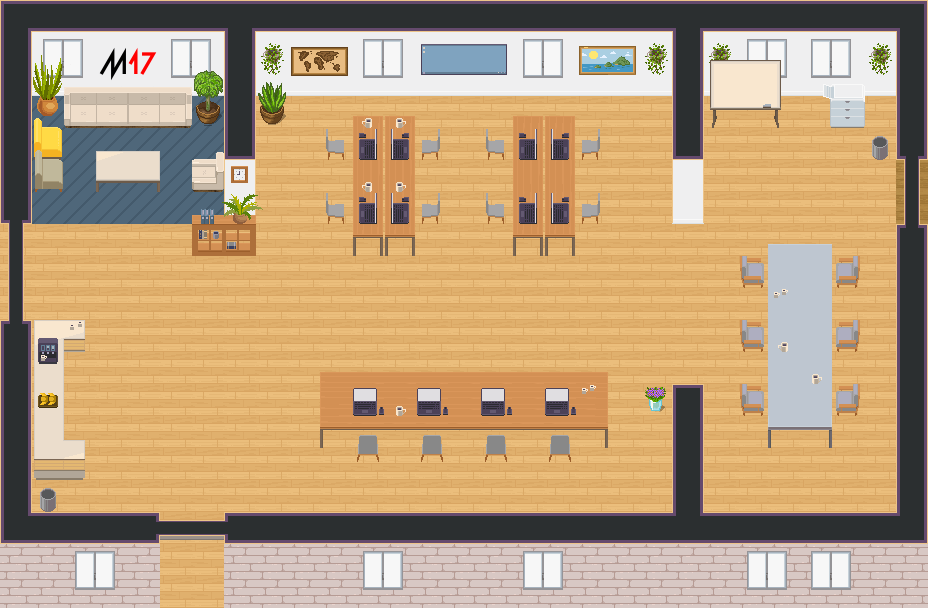

Tiled map render using the project's own tile images. Description and the map definition, with tile-layer contents summarised, below:
An orthogonal 29x19 tile map with 32x32 px tiles, 17 tile layers (start, quietRoom, outside, lunchRoom, ...), 8 tilesets.

<map version="1.8" tiledversion="1.8.2" orientation="orthogonal" renderorder="right-down" width="29" height="19" tilewidth="32" tileheight="32" infinite="0" nextlayerid="19" nextobjectid="1">
 <editorsettings>
  <export target="../../map.json" format="json" />
 </editorsettings>
 <properties>
  <property name="script" value="https://unpkg.com/@workadventure/scripting-api-extra@^1/dist/bundle.js" />
  <property name="tutorial" type="bool" value="true" />
 </properties>
 <tileset firstgid="1" name="Room_Builder" tilewidth="32" tileheight="32" tilecount="1000" columns="25">
  <image source="WA_Room_Builder.png" trans="ffffff" width="800" height="1280" />
 </tileset>
 <tileset firstgid="1001" name="m17_64" tilewidth="32" tileheight="32" tilecount="4" columns="2">
  <image source="m17_64.png" trans="ffffff" width="64" height="64" />
 </tileset>
 <tileset firstgid="1005" name="Special_Zones" tilewidth="32" tileheight="32" tilecount="12" columns="6">
  <image source="WA_Special_Zones.png" trans="ffffff" width="192" height="64" />
  <tile id="2">
   <properties>
    <property name="collides" type="bool" value="true" />
   </properties>
  </tile>
 </tileset>
 <tileset firstgid="1017" name="Seats" tilewidth="32" tileheight="32" tilecount="182" columns="13">
  <image source="WA_Seats.png" trans="ffffff" width="416" height="448" />
 </tileset>
 <tileset firstgid="1199" name="Decoration" tilewidth="32" tileheight="32" tilecount="96" columns="12">
  <image source="WA_Decoration.png" trans="ffffff" width="384" height="256" />
 </tileset>
 <tileset firstgid="1295" name="Tables" tilewidth="32" tileheight="32" tilecount="270" columns="10">
  <image source="WA_Tables.png" trans="ffffff" width="320" height="864" />
 </tileset>
 <tileset firstgid="1565" name="Other_Furniture" tilewidth="32" tileheight="32" tilecount="156" columns="12">
  <image source="WA_Other_Furniture.png" trans="ffffff" width="384" height="416" />
 </tileset>
 <tileset firstgid="1721" name="Miscellaneous" tilewidth="32" tileheight="32" tilecount="110" columns="10">
  <image source="WA_Miscellaneous.png" trans="ffffff" width="320" height="352" />
 </tileset>
 <layer id="9" name="start" width="29" height="19">
  <data>[551 cells, 9 non-empty, 1 distinct tile ids]</data>
 </layer>
 <layer id="18" name="quietRoom" width="29" height="19">
  <properties>
   <property name="exitUrl" value="https://play.wa.m17.link/_/global/m17-project.github.io/m17-wa/quietRoom.json" />
  </properties>
  <data>[551 cells, 2 non-empty, 1 distinct tile ids]</data>
 </layer>
 <layer id="14" name="outside" width="29" height="19">
  <properties>
   <property name="exitUrl" value="https://play.wa.m17.link/_/global/m17-project.github.io/m17-wa/outside.json" />
  </properties>
  <data>[551 cells, 2 non-empty, 1 distinct tile ids]</data>
 </layer>
 <layer id="13" name="lunchRoom" width="29" height="19">
  <properties>
   <property name="exitUrl" value="https://play.wa.m17.link/_/global/m17-project.github.io/m17-wa/lunchRoom.json" />
  </properties>
  <data>[551 cells, 3 non-empty, 1 distinct tile ids]</data>
 </layer>
 <layer id="8" name="collisions" width="29" height="19">
  <data>[551 cells, 270 non-empty, 1 distinct tile ids]</data>
 </layer>
 <layer id="15" name="m17Refl" width="29" height="19">
  <properties>
   <property name="openWebsite" value="https://ref.m17.link" />
   <property name="openWebsiteTrigger" value="onaction" />
   <property name="openWebsiteTriggerMessage" value="Press SPACE to open the M17 Reflector Dashboard" />
  </properties>
  <data>[551 cells, 2 non-empty, 1 distinct tile ids]</data>
 </layer>
 <layer id="16" name="m17Website" width="29" height="19">
  <properties>
   <property name="openWebsite" value="https://m17project.org" />
   <property name="openWebsiteTrigger" value="onaction" />
   <property name="openWebsiteTriggerMessage" value="Press SPACE to open the M17 Website" />
  </properties>
  <data>[551 cells, 2 non-empty, 1 distinct tile ids]</data>
 </layer>
 <layer id="11" name="jitsiChill" width="29" height="19">
  <properties>
   <property name="jitsiRoom" value="chillOut" />
   <property name="jitsiTrigger" value="onaction" />
   <property name="jitsiTriggerMessage" value="Press SPACE or touch to enter jitsi room" />
  </properties>
  <data>[551 cells, 24 non-empty, 1 distinct tile ids]</data>
 </layer>
 <layer id="12" name="jitsiMeet" width="29" height="19">
  <properties>
   <property name="jitsiRoom" value="mainMeet" />
   <property name="jitsiTrigger" value="onaction" />
   <property name="jitsiTriggerMessage" value="Press SPACE or touch to enter jitsi room" />
  </properties>
  <data>[551 cells, 24 non-empty, 1 distinct tile ids]</data>
 </layer>
 <layer id="3" name="floor" width="29" height="19">
  <data>[551 cells, 362 non-empty, 3 distinct tile ids]</data>
 </layer>
 <layer id="1" name="walls" width="29" height="19">
  <data>[551 cells, 201 non-empty, 46 distinct tile ids]</data>
 </layer>
 <layer id="4" name="wallArt" width="29" height="19">
  <data>[551 cells, 71 non-empty, 25 distinct tile ids]</data>
 </layer>
 <layer id="5" name="belowFurniture" width="29" height="19">
  <data>[551 cells, 13 non-empty, 7 distinct tile ids]</data>
 </layer>
 <layer id="6" name="furniture" width="29" height="19">
  <data>[551 cells, 104 non-empty, 56 distinct tile ids]</data>
 </layer>
 <layer id="7" name="aboveFurniture" width="29" height="19">
  <data>[551 cells, 28 non-empty, 13 distinct tile ids]</data>
 </layer>
 <objectgroup id="2" name="floorLayer" />
 <layer id="10" name="abovePlayer1" width="29" height="19">
  <data>[551 cells, 26 non-empty, 11 distinct tile ids]</data>
 </layer>
 <layer id="17" name="abovePlayer2" width="29" height="19">
  <data>[551 cells, 3 non-empty, 2 distinct tile ids]</data>
 </layer>
</map>
